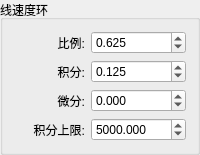
            <widget class="QGroupBox" name="groupBox_8">
             <property name="title">
              <string>线速度环</string>
             </property>
             <layout class="QHBoxLayout" name="horizontalLayout_39">
              <item>
               <layout class="QVBoxLayout" name="verticalLayout_44">
                <item>
                 <widget class="QLabel" name="label_44">
                  <property name="sizePolicy">
                   <sizepolicy hsizetype="Preferred" vsizetype="Preferred">
                    <horstretch>0</horstretch>
                    <verstretch>0</verstretch>
                   </sizepolicy>
                  </property>
                  <property name="text">
                   <string>比例:</string>
                  </property>
                  <property name="alignment">
                   <set>Qt::AlignRight|Qt::AlignTrailing|Qt::AlignVCenter</set>
                  </property>
                 </widget>
                </item>
                <item>
                 <widget class="QLabel" name="label_56">
                  <property name="sizePolicy">
                   <sizepolicy hsizetype="Preferred" vsizetype="Preferred">
                    <horstretch>0</horstretch>
                    <verstretch>0</verstretch>
                   </sizepolicy>
                  </property>
                  <property name="text">
                   <string>积分:</string>
                  </property>
                  <property name="alignment">
                   <set>Qt::AlignRight|Qt::AlignTrailing|Qt::AlignVCenter</set>
                  </property>
                 </widget>
                </item>
                <item>
                 <widget class="QLabel" name="label_57">
                  <property name="sizePolicy">
                   <sizepolicy hsizetype="Preferred" vsizetype="Preferred">
                    <horstretch>0</horstretch>
                    <verstretch>0</verstretch>
                   </sizepolicy>
                  </property>
                  <property name="text">
                   <string>微分:</string>
                  </property>
                  <property name="alignment">
                   <set>Qt::AlignRight|Qt::AlignTrailing|Qt::AlignVCenter</set>
                  </property>
                 </widget>
                </item>
                <item>
                 <widget class="QLabel" name="label_58">
                  <property name="sizePolicy">
                   <sizepolicy hsizetype="Preferred" vsizetype="Preferred">
                    <horstretch>0</horstretch>
                    <verstretch>0</verstretch>
                   </sizepolicy>
                  </property>
                  <property name="text">
                   <string>积分上限:</string>
                  </property>
                  <property name="alignment">
                   <set>Qt::AlignRight|Qt::AlignTrailing|Qt::AlignVCenter</set>
                  </property>
                 </widget>
                </item>
               </layout>
              </item>
              <item>
               <layout class="QVBoxLayout" name="verticalLayout_45">
                <item>
                 <widget class="QDoubleSpinBox" name="doubleSpinBox_line_speed_p">
                  <property name="sizePolicy">
                   <sizepolicy hsizetype="Preferred" vsizetype="Fixed">
                    <horstretch>0</horstretch>
                    <verstretch>0</verstretch>
                   </sizepolicy>
                  </property>
                  <property name="decimals">
                   <number>3</number>
                  </property>
                  <property name="minimum">
                   <double>-99999999.000000000000000</double>
                  </property>
                  <property name="maximum">
                   <double>99999999.000000000000000</double>
                  </property>
                  <property name="value">
                   <double>0.625000000000000</double>
                  </property>
                 </widget>
                </item>
                <item>
                 <widget class="QDoubleSpinBox" name="doubleSpinBox_line_speed_i">
                  <property name="sizePolicy">
                   <sizepolicy hsizetype="Preferred" vsizetype="Fixed">
                    <horstretch>0</horstretch>
                    <verstretch>0</verstretch>
                   </sizepolicy>
                  </property>
                  <property name="decimals">
                   <number>3</number>
                  </property>
                  <property name="minimum">
                   <double>-99999999.000000000000000</double>
                  </property>
                  <property name="maximum">
                   <double>99999999.000000000000000</double>
                  </property>
                  <property name="value">
                   <double>0.125000000000000</double>
                  </property>
                 </widget>
                </item>
                <item>
                 <widget class="QDoubleSpinBox" name="doubleSpinBox_line_speed_d">
                  <property name="sizePolicy">
                   <sizepolicy hsizetype="Preferred" vsizetype="Fixed">
                    <horstretch>0</horstretch>
                    <verstretch>0</verstretch>
                   </sizepolicy>
                  </property>
                  <property name="decimals">
                   <number>3</number>
                  </property>
                  <property name="minimum">
                   <double>-99999999.000000000000000</double>
                  </property>
                  <property name="maximum">
                   <double>99999999.000000000000000</double>
                  </property>
                 </widget>
                </item>
                <item>
                 <widget class="QDoubleSpinBox" name="doubleSpinBox_line_speed_max_total_integral">
                  <property name="sizePolicy">
                   <sizepolicy hsizetype="Preferred" vsizetype="Fixed">
                    <horstretch>0</horstretch>
                    <verstretch>0</verstretch>
                   </sizepolicy>
                  </property>
                  <property name="decimals">
                   <number>3</number>
                  </property>
                  <property name="minimum">
                   <double>-99999999.000000000000000</double>
                  </property>
                  <property name="maximum">
                   <double>99999999.000000000000000</double>
                  </property>
                  <property name="value">
                   <double>5000.000000000000000</double>
                  </property>
                 </widget>
                </item>
               </layout>
              </item>
             </layout>
            </widget>
